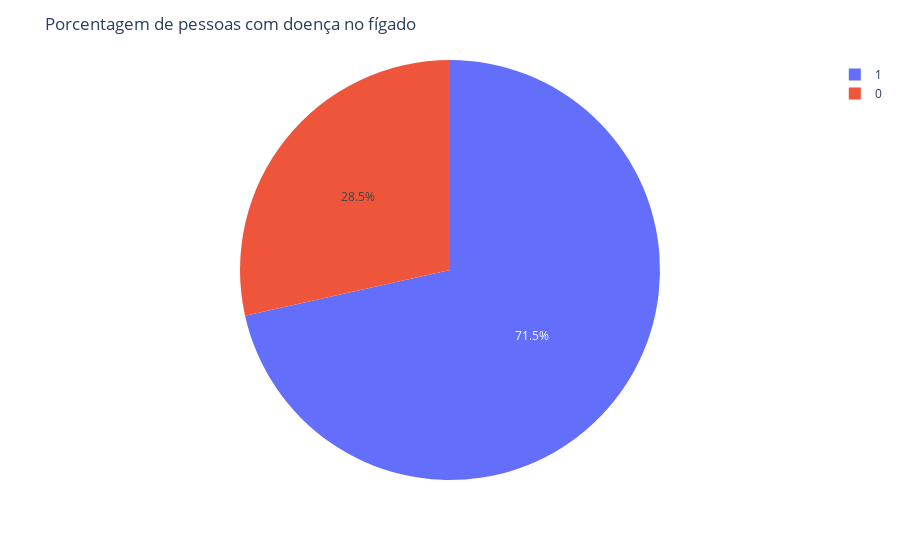

Notebook code for this chart:
### Markdown cell above
Visualizando a distribuição dos dados no conjunto de treino

### Code cell
fig = px.pie(df, names="Selector")
fig.update_layout(title_text='Porcentagem de pessoas com doença no fígado')
fig.show()

### Figure 1 — Plotly figure (JSON) as saved in the notebook; plotly's stock layout.template omitted (floating-point values rounded to 4 significant figures; data arrays with more than 128 entries replaced by an {"elided": "..."} marker saying what was removed)
{"data": [{"domain": {"x": [0, 1], "y": [0, 1]}, "hovertemplate": "Selector=%{label}<extra></extra>", "labels": {"elided": "579 int values"}, "legendgroup": "", "name": "", "showlegend": true, "type": "pie"}], "layout": {"legend": {"tracegroupgap": 0}, "margin": {"t": 60}, "title": {"text": "Porcentagem de pessoas com doença no fígado"}}}
